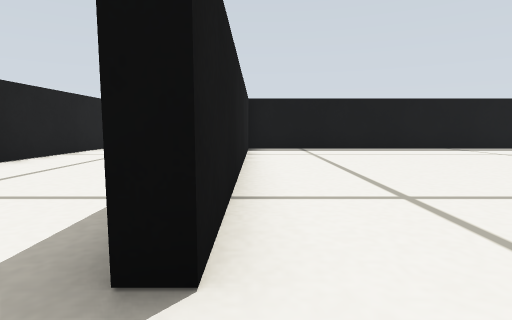
View 1 (above)

19 first-person views from a walk through a Gazebo world. The camera is 0.14 m above the floor, tilts 6° down and sees 80° across. The floor is counted in squares, 0.2 m on a side. Each view is taken from the middle of a square. On the plan, view 1 faces up. The plan holds only what a view shows up to about 10 squares ahead; the rest is blank.

View 2
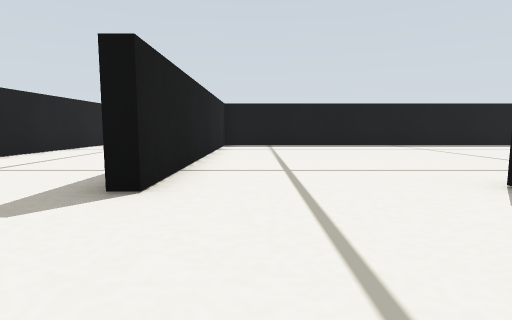

View 3
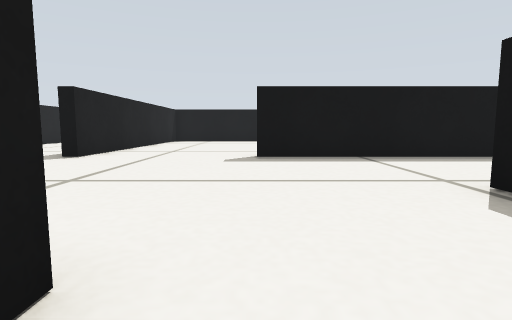

View 4
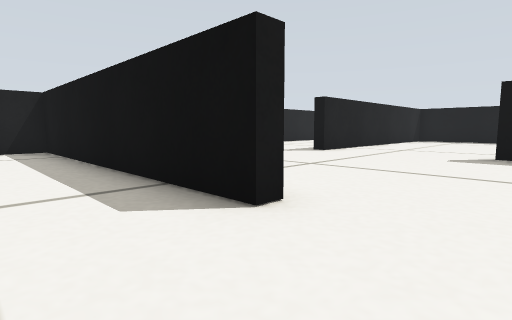

View 5
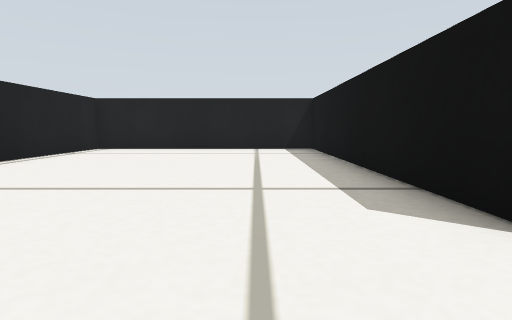

View 6
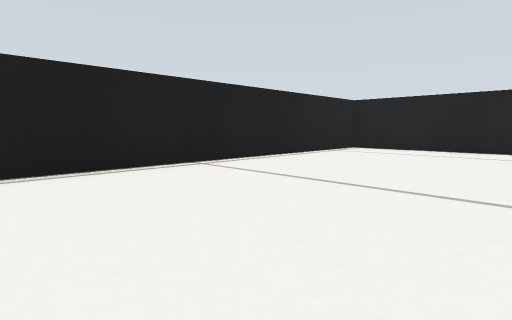

View 7
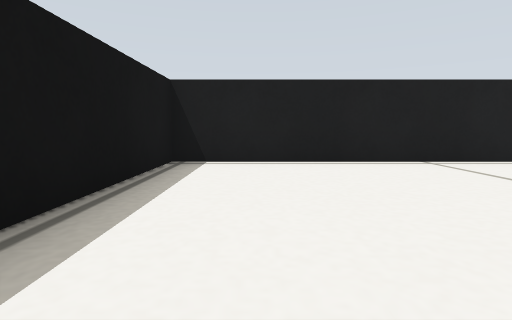

View 8
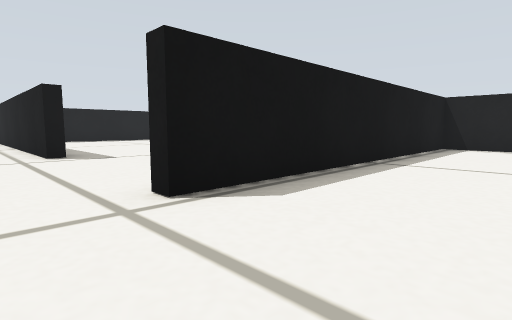

View 9
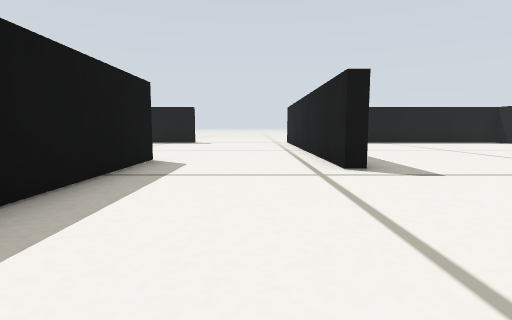

View 10
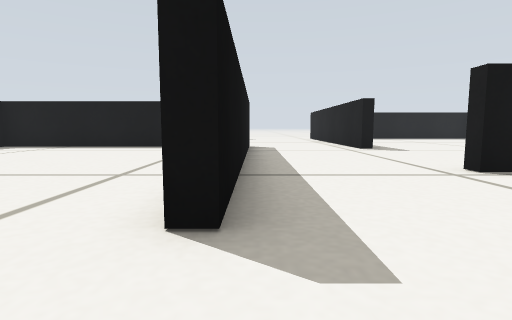

View 11
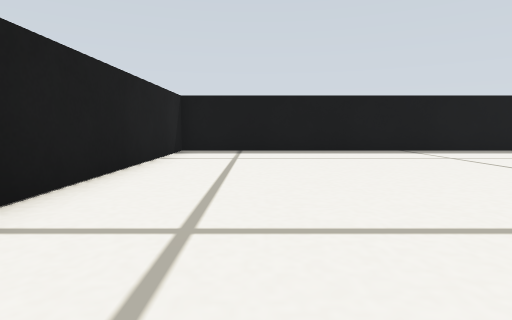

View 12
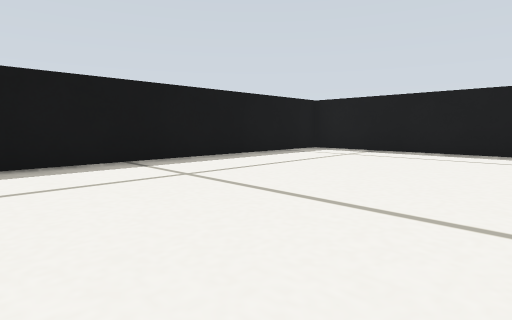

View 13
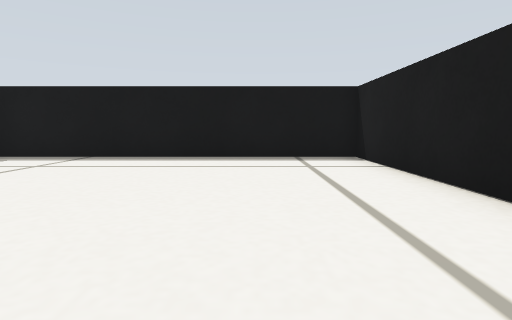

View 14
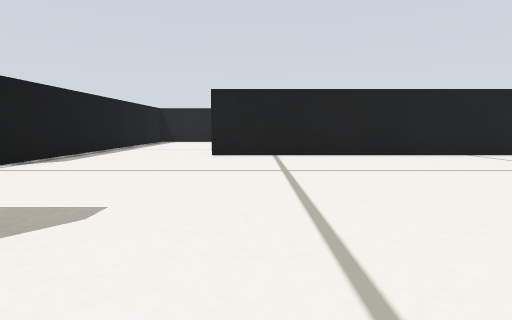

View 15
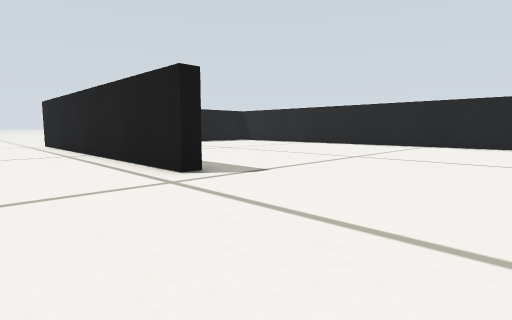

View 16
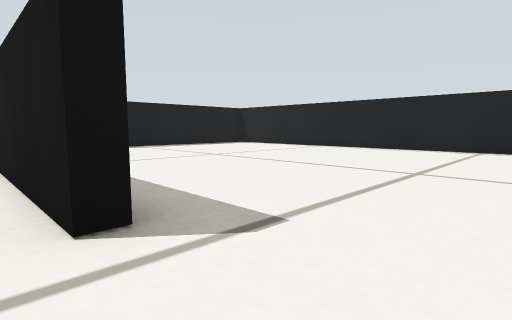

View 17
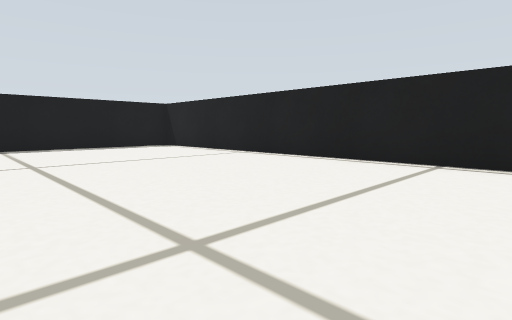

View 18
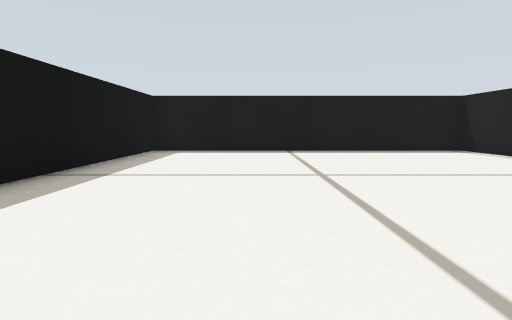

View 19
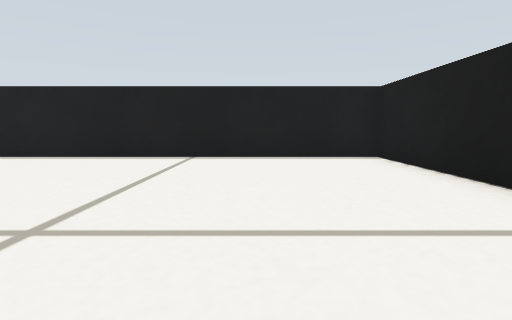

### Floor plan
Points are (right, up) in squares from view 1. A wall is a line through its corners. A room is listed if a view was taken in it or the views show most of it. See-through windows are left out.
Room 1 (views 1, 2, 8, 9, 10, 11, 12, 13, 14)
walls: (7.4, 1.2) (4, 1.2) (4, 1.6); (8.8, 1.6) (13.3, 1.6) (13.3, 10.1); (6.7, -4.5) (6.7, -2.5) (7.1, -2.5); (-0.4, -4.7) (3.1, -4.7); (12.1, 10.2) (-0.2, 10.2) (-0.2, 1.2)
ways out: opening at (5, -5) to room 2; opening at (7, -1) to room 3; opening at (0, -1.5)
Room 2 (views 3, 4, 5, 6, 7)
walls: (3.1, -4.7) (3.1, -5.1) (-5.1, -5.1) (-5.1, -12.3) (6.7, -12.3) (6.7, -4.5)
ways out: opening at (5, -5) to room 1
Room 3 (views 15, 16)
walls: (12.1, -3) (12.1, -2.5) (13.6, -2.5); (13.6, 1.2) (7.4, 1.2)
ways out: opening at (7, -1) to room 1; opening at (10, -3) to room 4; opening at (13, -1)
Room 4 (views 17, 18, 19)
walls: (7.1, -8.4) (7.1, -12.3) (21.3, -12.3) (21.3, -2.9) (15.6, -2.9)
ways out: opening at (10, -3) to room 3

Where each view was taken, in squares from view 1:
view 1: 0 up, 0 right, facing up
view 2: 2 down, 1 right, facing up
view 3: 6 down, 4 right, facing up
view 4: 7 down, 5 right, facing up-left
view 5: 7 down, 5 right, facing left
view 6: 7 down, 5 right, facing down-left
view 7: 6 down, 5 right, facing down
view 8: 1 down, 4 right, facing down-right
view 9: 1 down, 7 right, facing right
view 10: 1 up, 2 right, facing right
view 11: 1 up, 2 right, facing up
view 12: 4 up, 4 right, facing up-right
view 13: 4 up, 6 right, facing right
view 14: 3 up, 2 right, facing down
view 15: 0 up, 8 right, facing down-right
view 16: 2 down, 10 right, facing down-right
view 17: 6 down, 10 right, facing down-right
view 18: 6 down, 12 right, facing right
view 19: 5 down, 10 right, facing down
